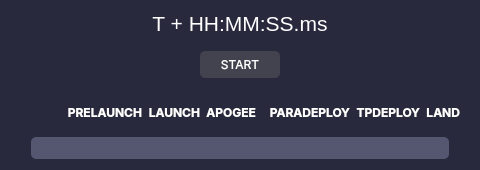
     <widget class="QWidget" name="mission_box" native="true">
      <property name="maximumSize">
       <size>
        <width>16777215</width>
        <height>159</height>
       </size>
      </property>
      <property name="styleSheet">
       <string notr="true">background-color: #28293d;
color: white;
border-radius: 20px;
</string>
      </property>
      <layout class="QVBoxLayout" name="verticalLayout_2">
       <item>
        <widget class="QLabel" name="elapsed_time">
         <property name="font">
          <font>
           <pointsize>16</pointsize>
          </font>
         </property>
         <property name="text">
          <string>T + HH:MM:SS.ms</string>
         </property>
         <property name="alignment">
          <set>Qt::AlignCenter</set>
         </property>
        </widget>
       </item>
       <item>
        <widget class="QGroupBox" name="groupBox_3">
         <property name="enabled">
          <bool>true</bool>
         </property>
         <property name="sizePolicy">
          <sizepolicy hsizetype="Preferred" vsizetype="Preferred">
           <horstretch>0</horstretch>
           <verstretch>0</verstretch>
          </sizepolicy>
         </property>
         <property name="minimumSize">
          <size>
           <width>192</width>
           <height>45</height>
          </size>
         </property>
         <property name="layoutDirection">
          <enum>Qt::LeftToRight</enum>
         </property>
         <property name="alignment">
          <set>Qt::AlignCenter</set>
         </property>
         <property name="flat">
          <bool>false</bool>
         </property>
         <layout class="QGridLayout" name="gridLayout">
          <item row="0" column="0">
           <widget class="QPushButton" name="start_button">
            <property name="maximumSize">
             <size>
              <width>80</width>
              <height>16777215</height>
             </size>
            </property>
            <property name="font">
             <font>
              <family>Inter</family>
              <pointsize>9</pointsize>
             </font>
            </property>
            <property name="layoutDirection">
             <enum>Qt::LeftToRight</enum>
            </property>
            <property name="styleSheet">
             <string notr="true">padding: 6px;
background-color: #434350;
border-radius: 5px;</string>
            </property>
            <property name="text">
             <string>START</string>
            </property>
           </widget>
          </item>
         </layout>
        </widget>
       </item>
       <item>
        <widget class="QWidget" name="stage_title" native="true">
         <property name="font">
          <font>
           <weight>75</weight>
           <bold>true</bold>
          </font>
         </property>
         <layout class="QHBoxLayout" name="horizontalLayout_2">
          <item>
           <spacer name="horizontalSpacer_4">
            <property name="orientation">
             <enum>Qt::Horizontal</enum>
            </property>
            <property name="sizeType">
             <enum>QSizePolicy::Preferred</enum>
            </property>
            <property name="sizeHint" stdset="0">
             <size>
              <width>47</width>
              <height>20</height>
             </size>
            </property>
           </spacer>
          </item>
          <item>
           <widget class="QLabel" name="label_3">
            <property name="sizePolicy">
             <sizepolicy hsizetype="MinimumExpanding" vsizetype="Preferred">
              <horstretch>0</horstretch>
              <verstretch>0</verstretch>
             </sizepolicy>
            </property>
            <property name="font">
             <font>
              <family>Inter</family>
              <weight>75</weight>
              <bold>true</bold>
             </font>
            </property>
            <property name="text">
             <string>PRELAUNCH</string>
            </property>
            <property name="alignment">
             <set>Qt::AlignRight|Qt::AlignTrailing|Qt::AlignVCenter</set>
            </property>
           </widget>
          </item>
          <item>
           <widget class="QLabel" name="label_2">
            <property name="sizePolicy">
             <sizepolicy hsizetype="MinimumExpanding" vsizetype="Preferred">
              <horstretch>0</horstretch>
              <verstretch>0</verstretch>
             </sizepolicy>
            </property>
            <property name="font">
             <font>
              <family>Inter</family>
              <weight>75</weight>
              <bold>true</bold>
             </font>
            </property>
            <property name="text">
             <string>LAUNCH</string>
            </property>
            <property name="alignment">
             <set>Qt::AlignRight|Qt::AlignTrailing|Qt::AlignVCenter</set>
            </property>
           </widget>
          </item>
          <item>
           <widget class="QLabel" name="label_4">
            <property name="sizePolicy">
             <sizepolicy hsizetype="MinimumExpanding" vsizetype="Preferred">
              <horstretch>0</horstretch>
              <verstretch>0</verstretch>
             </sizepolicy>
            </property>
            <property name="font">
             <font>
              <family>Inter</family>
              <weight>75</weight>
              <bold>true</bold>
             </font>
            </property>
            <property name="text">
             <string>APOGEE</string>
            </property>
            <property name="alignment">
             <set>Qt::AlignRight|Qt::AlignTrailing|Qt::AlignVCenter</set>
            </property>
           </widget>
          </item>
          <item>
           <spacer name="horizontalSpacer_5">
            <property name="orientation">
             <enum>Qt::Horizontal</enum>
            </property>
            <property name="sizeType">
             <enum>QSizePolicy::Preferred</enum>
            </property>
            <property name="sizeHint" stdset="0">
             <size>
              <width>7</width>
              <height>20</height>
             </size>
            </property>
           </spacer>
          </item>
          <item>
           <widget class="QLabel" name="label_5">
            <property name="sizePolicy">
             <sizepolicy hsizetype="MinimumExpanding" vsizetype="Preferred">
              <horstretch>0</horstretch>
              <verstretch>0</verstretch>
             </sizepolicy>
            </property>
            <property name="font">
             <font>
              <family>Inter</family>
              <weight>75</weight>
              <bold>true</bold>
             </font>
            </property>
            <property name="text">
             <string>PARADEPLOY</string>
            </property>
            <property name="alignment">
             <set>Qt::AlignRight|Qt::AlignTrailing|Qt::AlignVCenter</set>
            </property>
           </widget>
          </item>
          <item>
           <widget class="QLabel" name="label_6">
            <property name="sizePolicy">
             <sizepolicy hsizetype="MinimumExpanding" vsizetype="Preferred">
              <horstretch>0</horstretch>
              <verstretch>0</verstretch>
             </sizepolicy>
            </property>
            <property name="font">
             <font>
              <family>Inter</family>
              <weight>75</weight>
              <bold>true</bold>
             </font>
            </property>
            <property name="text">
             <string>TPDEPLOY</string>
            </property>
            <property name="alignment">
             <set>Qt::AlignRight|Qt::AlignTrailing|Qt::AlignVCenter</set>
            </property>
           </widget>
          </item>
          <item>
           <widget class="QLabel" name="label_15">
            <property name="sizePolicy">
             <sizepolicy hsizetype="MinimumExpanding" vsizetype="Preferred">
              <horstretch>0</horstretch>
              <verstretch>0</verstretch>
             </sizepolicy>
            </property>
            <property name="font">
             <font>
              <family>Inter</family>
              <weight>75</weight>
              <bold>true</bold>
             </font>
            </property>
            <property name="text">
             <string>LAND</string>
            </property>
            <property name="alignment">
             <set>Qt::AlignRight|Qt::AlignTrailing|Qt::AlignVCenter</set>
            </property>
           </widget>
          </item>
         </layout>
        </widget>
       </item>
       <item>
        <widget class="QProgressBar" name="stage_bar">
         <property name="styleSheet">
          <string notr="true">QProgressBar {
	margin: 0px 20px;
	border-radius: 5px;
	background-color: #555770;
}

QProgressBar::chunk {
	border-radius: 5px;
	background-color: #73dfe7;
	border: 2px solid #555770;
}</string>
         </property>
         <property name="minimum">
          <number>0</number>
         </property>
         <property name="maximum">
          <number>6</number>
         </property>
         <property name="value">
          <number>0</number>
         </property>
         <property name="textVisible">
          <bool>false</bool>
         </property>
         <property name="invertedAppearance">
          <bool>false</bool>
         </property>
        </widget>
       </item>
      </layout>
     </widget>
